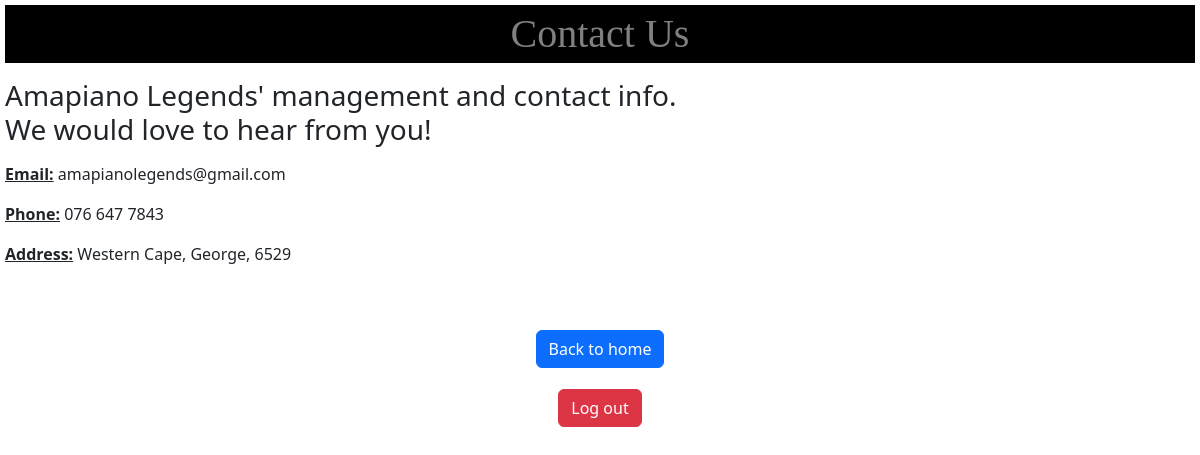
Page /contact/ on the committed database.
### band_app/models.py (models this page shows, shortened)
class ContactInfo(models.Model):
    email = models.EmailField()
    phone = models.CharField(max_length=20)
    address = models.CharField(max_length=200)

### band_app/views.py (the view)
# urls.py: path('contact/', views.contact, name='contact'),
def contact(request):
    contact_info = ContactInfo.objects.first()
    return render(request, 'contact.html', {'contact_info': contact_info})

### band_app/templates/contact.html (shortened to what this page needs)
<!DOCTYPE html>
<html lang="en">
    <head>
            <link href="https://cdn.jsdelivr.net/npm/bootstrap@5.3.2/dist/css/bootstrap.min.css" rel="stylesheet"
>
    </head>
    <body>
        <div class="row">
            <div class="col-md-12">
                <div class="jumbotron">
                    <h1 class="text-center">Contact Us</h1>
                    <p><h3>Amapiano Legends' management and contact info.<br> We would love to hear from you!</h3></p>
                </div>
                    <p><strong><u>Email:</u></strong>   {{ contact_info.email }}</p>
                    <p><strong><u>Phone:</u></strong>   {{ contact_info.phone }}</p>
                    <p><strong><u>Address:</u></strong>   {{ contact_info.address }}</p>
                    <br><br><p class="text-center"><a href="{% url 'band_app:home' %}" class="btn btn-primary">Back to home</a></p>
            </div>
        </div>
        <p class="text-center"><a href="{% url 'logout' %}" class="btn btn-danger">Log out</a></p>
    </body>
</html>

### band_app/templates/contact.html (style rules this page uses)
h1 { text-align:center; font-family: Georgia; color: rgb(128, 128, 128); background-color: black; padding:5px; }
.row { padding:5px; }

### rows in the picture
ContactInfo: email "amapianolegends@gmail.com", phone "076 647 7843", address "Western Cape, George, 6529"
